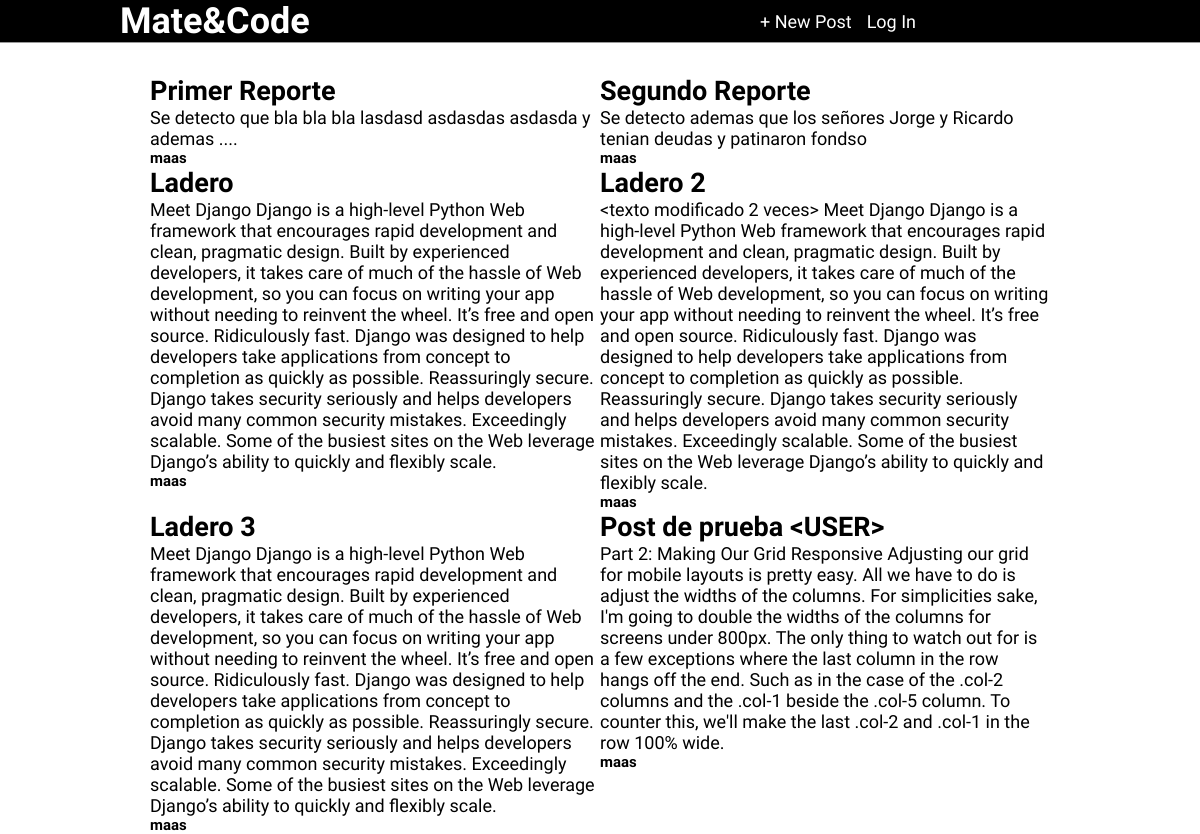
The page / on the database its author committed.
### blog/models.py (models this page shows, shortened)
class Post(models.Model):
	title = models.CharField(max_length=50)
	author = models.ForeignKey(
		'auth.User',
		on_delete=models.CASCADE,
		)
	body = models.TextField()

### blog/views.py (the view)
# urls.py: path('', BlogListView.as_view(), name='home'),
class BlogListView(ListView):
	model = Post #vinculo al modelo
	template_name = 'home.html' #vinculo al template
	context_object_name = 'all_posts_list'

### templates/home.html
{% extends 'base.html' %}
{%block content%}
	{%for post in all_posts_list%}
<div class="">
	<h2><a href="{% url 'post_detail' post.pk %}">{{post.title}}</a></h2>
	<p>{{post.body}}</p>
	<h5>{{post.author}}</h5>
</div>
	{%endfor%}
{%endblock content%}

### static/css/base.css (style rules this page uses)
* { margin: 0; padding: 0; text-decoration: none; }
body { font-family: 'Source Sans Pro', sans-serif; font-size: 18px; }
a { text-decoration: none; color: black; }

### rows shown on the page
Post: title "Primer Reporte", body "Se detecto que bla bla bla lasdasd asdasdas asdasda y ademas ....", author "maas"
Post: title "Segundo Reporte", body "Se detecto ademas que los señores Jorge y Ricardo tenian deudas y patinaron fondso", author "maas"
Post: title "Ladero", body "Meet Django Django is a high-level Python Web framework that encourages rapid development and clean, pragmatic design. Built by experienced developers, it takes care of much of the hassle of Web development, so you can focus on writing your app without needing to reinvent the wheel. It’s free and open source. Ridiculously fast. Django was designed to help developers take applications from concept to completion as quickly as possible. Reassuringly secure. Django takes security seriously and helps developers avoid many common security mistakes. Exceedingly scalable. Some of the busiest sites on the Web leverage Django’s ability to quickly and flexibly scale.", author "maas"
Post: title "Ladero 2", body "<texto modificado 2 veces> Meet Django Django is a high-level Python Web framework that encourages rapid development and clean, pragmatic design. Built by experienced developers, it takes care of much of the hassle of Web development, so you can focus on writing your app without needing to reinvent the wheel. It’s free and open source. Ridiculously fast. Django was designed to help developers take applications from concept to completion as quickly as possible. Reassuringly secure. Django takes security seriously and helps developers avoid many common security mistakes. Exceedingly scalable. Some of the busiest sites on the Web leverage Django’s ability to quickly and flexibly scale.", author "maas"
Post: title "Ladero 3", body "Meet Django Django is a high-level Python Web framework that encourages rapid development and clean, pragmatic design. Built by experienced developers, it takes care of much of the hassle of Web development, so you can focus on writing your app without needing to reinvent the wheel. It’s free and open source. Ridiculously fast. Django was designed to help developers take applications from concept to completion as quickly as possible. Reassuringly secure. Django takes security seriously and helps developers avoid many common security mistakes. Exceedingly scalable. Some of the busiest sites on the Web leverage Django’s ability to quickly and flexibly scale.", author "maas"
Post: title "Post de prueba <USER>", body "Part 2: Making Our Grid Responsive Adjusting our grid for mobile layouts is pretty easy. All we have to do is adjust the widths of the columns. For simplicities sake, I'm going to double the widths of the columns for screens under 800px. The only thing to watch out for is a few exceptions where the last column in the row hangs off the end. Such as in the case of the .col-2 columns and the .col-1 beside the .col-5 column. To counter this, we'll make the last .col-2 and .col-1 in the row 100% wide.", author "maas"
